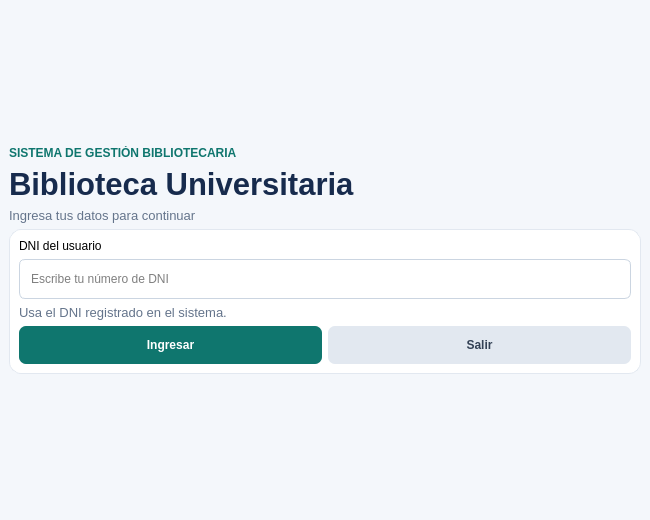
<?xml version="1.0" encoding="UTF-8"?>
<ui version="4.0"><class>VentanaAcceso</class><widget class="QMainWindow" name="VentanaAcceso"><property name="geometry"><rect><x>0</x><y>0</y><width>650</width><height>520</height></rect></property><property name="windowTitle"><string>Biblioteca Universitaria | Acceso</string></property><widget class="QWidget" name="centralwidget"><property name="styleSheet"><string notr="true">QMainWindow, QWidget#centralwidget { background-color: #F4F7FB; color: #243247; font-family: "Segoe UI"; font-size: 10pt; }
QLabel#eyebrowLabel { color: #0F766E; font-size: 9pt; font-weight: bold; }
QLabel#tituloLabel { color: #172B4D; font-size: 23pt; font-weight: bold; }
QLabel#subtituloLabel, QLabel#bienvenidaLabel, QLabel#ayudaLabel { color: #64748B; font-size: 10pt; }
QFrame#topFrame, QFrame#cardFrame, QFrame#infoFrame { background-color: white; border: 1px solid #E2E8F0; border-radius: 12px; }
QPushButton { background-color: #0F766E; color: white; border: none; border-radius: 7px; padding: 10px 16px; font-weight: bold; min-height: 18px; }
QPushButton:hover { background-color: #115E59; }
QPushButton#volverButton, QPushButton#limpiarButton, QPushButton#salirButton, QPushButton#cancelarButton { background-color: #E2E8F0; color: #334155; }
QPushButton#volverButton:hover, QPushButton#limpiarButton:hover, QPushButton#salirButton:hover, QPushButton#cancelarButton:hover { background-color: #CBD5E1; }
QPushButton#catalogoButton, QPushButton#usuariosButton, QPushButton#membresiaButton, QPushButton#buscarMenuButton, QPushButton#prestamosButton, QPushButton#devolucionesButton { background-color: white; color: #172B4D; border: 1px solid #DCE5EF; border-radius: 10px; padding: 18px; text-align: left; min-height: 54px; font-size: 11pt; }
QPushButton#catalogoButton:hover, QPushButton#usuariosButton:hover, QPushButton#membresiaButton:hover, QPushButton#buscarMenuButton:hover, QPushButton#prestamosButton:hover, QPushButton#devolucionesButton:hover { background-color: #ECFDF5; border: 1px solid #0F766E; }
QLineEdit, QComboBox { background-color: white; border: 1px solid #CBD5E1; border-radius: 6px; padding: 9px; min-height: 20px; }
QLineEdit:focus, QComboBox:focus { border: 1px solid #0F766E; }
QTableWidget { background-color: white; alternate-background-color: #F8FAFC; border: 1px solid #E2E8F0; border-radius: 8px; gridline-color: #E2E8F0; selection-background-color: #CCFBF1; selection-color: #134E4A; }
QHeaderView::section { background-color: #EAF1F7; color: #334155; padding: 9px; border: none; border-bottom: 1px solid #D7E1EC; font-weight: bold; }
</string></property><layout class="QVBoxLayout" name="verticalLayout"><item><spacer name="topSpacer"><property name="orientation"><enum>Qt::Vertical</enum></property><property name="sizeHint" stdset="0"><size><width>20</width><height>30</height></size></property></spacer></item><item><widget class="QLabel" name="eyebrowLabel"><property name="text"><string>SISTEMA DE GESTIÓN BIBLIOTECARIA</string></property></widget></item><item><widget class="QLabel" name="tituloLabel"><property name="text"><string>Biblioteca Universitaria</string></property></widget></item><item><widget class="QLabel" name="subtituloLabel"><property name="text"><string>Ingresa tus datos para continuar</string></property></widget></item><item><widget class="QFrame" name="cardFrame"><property name="frameShape"><enum>QFrame::StyledPanel</enum></property><layout class="QVBoxLayout" name="cardLayout"><item><widget class="QLabel" name="dniLabel"><property name="text"><string>DNI del usuario</string></property></widget></item><item><widget class="QLineEdit" name="dniLineEdit"><property name="placeholderText"><string>Escribe tu número de DNI</string></property></widget></item><item><widget class="QLabel" name="ayudaLabel"><property name="text"><string>Usa el DNI registrado en el sistema.</string></property></widget></item><item><layout class="QHBoxLayout" name="accessButtons"><item><widget class="QPushButton" name="entrarButton"><property name="text"><string>Ingresar</string></property></widget></item><item><widget class="QPushButton" name="salirButton"><property name="text"><string>Salir</string></property></widget></item></layout></item></layout></widget></item><item><spacer name="bottomSpacer"><property name="orientation"><enum>Qt::Vertical</enum></property><property name="sizeHint" stdset="0"><size><width>20</width><height>30</height></size></property></spacer></item></layout></widget></widget><resources/><connections/></ui>
